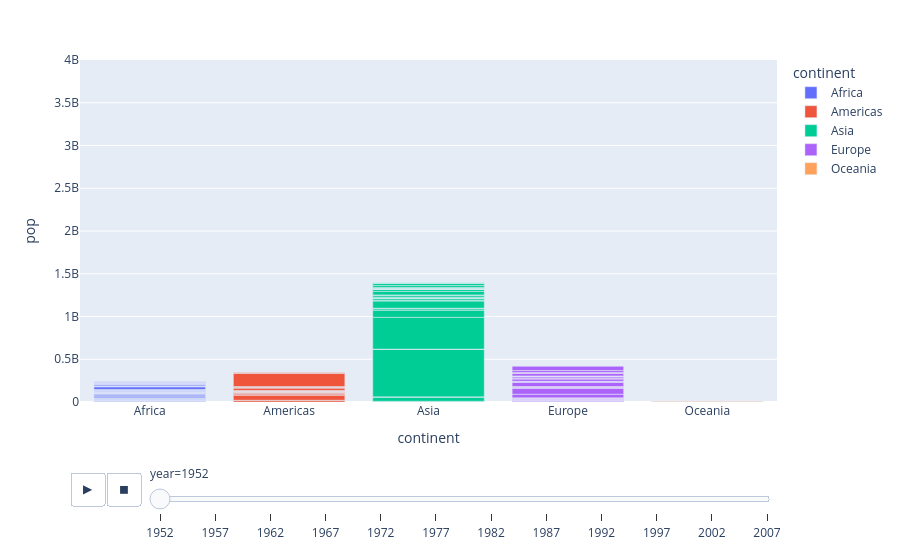

Here is the notebook cell this chart was saved with:
### Markdown cell above
### Animated bar chart

### Code cell
fig = px.bar(tidy_df, x='continent', y='pop',
             color='continent',
             hover_name='country',
             animation_frame='year',
             range_y=[0, 4_000_000_000])
fig.show()

### Figure 1 — Plotly figure (JSON) as saved in the notebook; plotly's stock layout.template omitted (floating-point values rounded to 4 significant figures)
{"data": [{"hovertemplate": "<b>%{hovertext}</b><br><br>continent=%{x}<br>year=1952<br>pop=%{y}<extra></extra>", "hovertext": ["Algeria", "Angola", "Benin", "Botswana", "Burkina Faso", "Burundi", "Cameroon", "Central African Republic", "Chad", "Comoros", "Congo Dem. Rep.", "Congo Rep.", "Cote d'Ivoire", "Djibouti", "Egypt", "Equatorial Guinea", "Eritrea", "Ethiopia", "Gabon", "Gambia", "Ghana", "Guinea", "Guinea-Bissau", "Kenya", "Lesotho", "Liberia", "Libya", "Madagascar", "Malawi", "Mali", "Mauritania", "Mauritius", "Morocco", "Mozambique", "Namibia", "Niger", "Nigeria", "Reunion", "Rwanda", "Sao Tome and Principe", "Senegal", "Sierra Leone", "Somalia", "South Africa", "Sudan", "Swaziland", "Tanzania", "Togo", "Tunisia", "Uganda", "Zambia", "Zimbabwe"], "legendgroup": "Africa", "marker": {"color": "#636efa", "pattern": {"shape": ""}}, "name": "Africa", "orientation": "v", "showlegend": true, "textposition": "auto", "type": "bar", "x": ["Africa", "Africa", "Africa", "Africa", "Africa", "Africa", "Africa", "Africa", "Africa", "Africa", "Africa", "Africa", "Africa", "Africa", "Africa", "Africa", "Africa", "Africa", "Africa", "Africa", "Africa", "Africa", "Africa", "Africa", "Africa", "Africa", "Africa", "Africa", "Africa", "Africa", "Africa", "Africa", "Africa", "Africa", "Africa", "Africa", "Africa", "Africa", "Africa", "Africa", "Africa", "Africa", "Africa", "Africa", "Africa", "Africa", "Africa", "Africa", "Africa", "Africa", "Africa", "Africa"], "xaxis": "x", "y": [9280000.0, 4232000.0, 1738000.0, 442300.0, 4470000.0, 2446000.0, 5009000.0, 1292000.0, 2682000.0, 153900.0, 14100000.0, 854900.0, 2977000.0, 63150.0, 22220000.0, 217000.0, 1439000.0, 20860000.0, 420700.0, 284300.0, 5581000.0, 2664000.0, 580700.0, 6464000.0, 748700.0, 863300.0, 1020000.0, 4763000.0, 2918000.0, 3838000.0, 1023000.0, 516600.0, 9939000.0, 6446000.0, 485800.0, 3379000.0, 33120000.0, 257700.0, 2535000.0, 60010.0, 2756000.0, 2143000.0, 2527000.0, 14260000.0, 8505000.0, 290200.0, 8323000.0, 1219000.0, 3648000.0, 5825000.0, 2672000.0, 3081000.0], "yaxis": "y"}, {"hovertemplate": "<b>%{hovertext}</b><br><br>continent=%{x}<br>year=1952<br>pop=%{y}<extra></extra>", "hovertext": ["Argentina", "Bolivia", "Brazil", "Canada", "Chile", "Colombia", "Costa Rica", "Cuba", "Dominican Republic", "Ecuador", "El Salvador", "Guatemala", "Haiti", "Honduras", "Jamaica", "Mexico", "Nicaragua", "Panama", "Paraguay", "Peru", "Puerto Rico", "Trinidad and Tobago", "United States", "Uruguay", "Venezuela"], "legendgroup": "Americas", "marker": {"color": "#EF553B", "pattern": {"shape": ""}}, "name": "Americas", "orientation": "v", "showlegend": true, "textposition": "auto", "type": "bar", "x": ["Americas", "Americas", "Americas", "Americas", "Americas", "Americas", "Americas", "Americas", "Americas", "Americas", "Americas", "Americas", "Americas", "Americas", "Americas", "Americas", "Americas", "Americas", "Americas", "Americas", "Americas", "Americas", "Americas", "Americas", "Americas"], "xaxis": "x", "y": [17880000.0, 2883000.0, 56600000.0, 14790000.0, 6378000.0, 12350000.0, 926300.0, 6008000.0, 2491000.0, 3549000.0, 2043000.0, 3146000.0, 3201000.0, 1517000.0, 1426000.0, 30140000.0, 1166000.0, 940100.0, 1556000.0, 8026000.0, 2227000.0, 662800.0, 157600000.0, 2253000.0, 5440000.0], "yaxis": "y"}, {"hovertemplate": "<b>%{hovertext}</b><br><br>continent=%{x}<br>year=1952<br>pop=%{y}<extra></extra>", "hovertext": ["Afghanistan", "Bahrain", "Bangladesh", "Cambodia", "China", "Hong Kong China", "India", "Indonesia", "Iran", "Iraq", "Israel", "Japan", "Jordan", "Korea Dem. Rep.", "Korea Rep.", "Kuwait", "Lebanon", "Malaysia", "Mongolia", "Myanmar", "Nepal", "Oman", "Pakistan", "Philippines", "Saudi Arabia", "Singapore", "Sri Lanka", "Syria", "Taiwan", "Thailand", "Vietnam", "West Bank and Gaza", "Yemen Rep."], "legendgroup": "Asia", "marker": {"color": "#00cc96", "pattern": {"shape": ""}}, "name": "Asia", "orientation": "v", "showlegend": true, "textposition": "auto", "type": "bar", "x": ["Asia", "Asia", "Asia", "Asia", "Asia", "Asia", "Asia", "Asia", "Asia", "Asia", "Asia", "Asia", "Asia", "Asia", "Asia", "Asia", "Asia", "Asia", "Asia", "Asia", "Asia", "Asia", "Asia", "Asia", "Asia", "Asia", "Asia", "Asia", "Asia", "Asia", "Asia", "Asia", "Asia"], "xaxis": "x", "y": [8425000.0, 120400.0, 46890000.0, 4694000.0, 556300000.0, 2126000.0, 372000000.0, 82050000.0, 17270000.0, 5442000.0, 1621000.0, 86460000.0, 607900.0, 8865000.0, 20950000.0, 160000.0, 1440000.0, 6748000.0, 800700.0, 20090000.0, 9183000.0, 507800.0, 41350000.0, 22440000.0, 4006000.0, 1127000.0, 7982000.0, 3662000.0, 8550000.0, 21290000.0, 26250000.0, 1031000.0, 4964000.0], "yaxis": "y"}, {"hovertemplate": "<b>%{hovertext}</b><br><br>continent=%{x}<br>year=1952<br>pop=%{y}<extra></extra>", "hovertext": ["Albania", "Austria", "Belgium", "Bosnia and Herzegovina", "Bulgaria", "Croatia", "Czech Republic", "Denmark", "Finland", "France", "Germany", "Greece", "Hungary", "Iceland", "Ireland", "Italy", "Montenegro", "Netherlands", "Norway", "Poland", "Portugal", "Romania", "Serbia", "Slovak Republic", "Slovenia", "Spain", "Sweden", "Switzerland", "Turkey", "United Kingdom"], "legendgroup": "Europe", "marker": {"color": "#ab63fa", "pattern": {"shape": ""}}, "name": "Europe", "orientation": "v", "showlegend": true, "textposition": "auto", "type": "bar", "x": ["Europe", "Europe", "Europe", "Europe", "Europe", "Europe", "Europe", "Europe", "Europe", "Europe", "Europe", "Europe", "Europe", "Europe", "Europe", "Europe", "Europe", "Europe", "Europe", "Europe", "Europe", "Europe", "Europe", "Europe", "Europe", "Europe", "Europe", "Europe", "Europe", "Europe"], "xaxis": "x", "y": [1283000.0, 6928000.0, 8730000.0, 2791000.0, 7275000.0, 3882000.0, 9125000.0, 4334000.0, 4090000.0, 42460000.0, 69150000.0, 7733000.0, 9504000.0, 148000.0, 2952000.0, 47670000.0, 413800.0, 10380000.0, 3328000.0, 25730000.0, 8526000.0, 16630000.0, 6860000.0, 3558000.0, 1490000.0, 28550000.0, 7125000.0, 4815000.0, 22240000.0, 50430000.0], "yaxis": "y"}, {"hovertemplate": "<b>%{hovertext}</b><br><br>continent=%{x}<br>year=1952<br>pop=%{y}<extra></extra>", "hovertext": ["Australia", "New Zealand"], "legendgroup": "Oceania", "marker": {"color": "#FFA15A", "pattern": {"shape": ""}}, "name": "Oceania", "orientation": "v", "showlegend": true, "textposition": "auto", "type": "bar", "x": ["Oceania", "Oceania"], "xaxis": "x", "y": [8691000.0, 1995000.0], "yaxis": "y"}], "layout": {"barmode": "relative", "legend": {"title": {"text": "continent"}, "tracegroupgap": 0}, "margin": {"t": 60}, "sliders": [{"active": 0, "currentvalue": {"prefix": "year="}, "len": 0.9, "pad": {"b": 10, "t": 60}, "steps": [{"args": [["1952"], {"frame": {"duration": 0, "redraw": true}, "fromcurrent": true, "mode": "immediate", "transition": {"duration": 0, "easing": "linear"}}], "label": "1952", "method": "animate"}, {"args": [["1957"], {"frame": {"duration": 0, "redraw": true}, "fromcurrent": true, "mode": "immediate", "transition": {"duration": 0, "easing": "linear"}}], "label": "1957", "method": "animate"}, {"args": [["1962"], {"frame": {"duration": 0, "redraw": true}, "fromcurrent": true, "mode": "immediate", "transition": {"duration": 0, "easing": "linear"}}], "label": "1962", "method": "animate"}, {"args": [["1967"], {"frame": {"duration": 0, "redraw": true}, "fromcurrent": true, "mode": "immediate", "transition": {"duration": 0, "easing": "linear"}}], "label": "1967", "method": "animate"}, {"args": [["1972"], {"frame": {"duration": 0, "redraw": true}, "fromcurrent": true, "mode": "immediate", "transition": {"duration": 0, "easing": "linear"}}], "label": "1972", "method": "animate"}, {"args": [["1977"], {"frame": {"duration": 0, "redraw": true}, "fromcurrent": true, "mode": "immediate", "transition": {"duration": 0, "easing": "linear"}}], "label": "1977", "method": "animate"}, {"args": [["1982"], {"frame": {"duration": 0, "redraw": true}, "fromcurrent": true, "mode": "immediate", "transition": {"duration": 0, "easing": "linear"}}], "label": "1982", "method": "animate"}, {"args": [["1987"], {"frame": {"duration": 0, "redraw": true}, "fromcurrent": true, "mode": "immediate", "transition": {"duration": 0, "easing": "linear"}}], "label": "1987", "method": "animate"}, {"args": [["1992"], {"frame": {"duration": 0, "redraw": true}, "fromcurrent": true, "mode": "immediate", "transition": {"duration": 0, "easing": "linear"}}], "label": "1992", "method": "animate"}, {"args": [["1997"], {"frame": {"duration": 0, "redraw": true}, "fromcurrent": true, "mode": "immediate", "transition": {"duration": 0, "easing": "linear"}}], "label": "1997", "method": "animate"}, {"args": [["2002"], {"frame": {"duration": 0, "redraw": true}, "fromcurrent": true, "mode": "immediate", "transition": {"duration": 0, "easing": "linear"}}], "label": "2002", "method": "animate"}, {"args": [["2007"], {"frame": {"duration": 0, "redraw": true}, "fromcurrent": true, "mode": "immediate", "transition": {"duration": 0, "easing": "linear"}}], "label": "2007", "method": "animate"}], "x": 0.1, "xanchor": "left", "y": 0, "yanchor": "top"}], "updatemenus": [{"buttons": [{"args": [null, {"frame": {"duration": 500, "redraw": true}, "fromcurrent": true, "mode": "immediate", "transition": {"duration": 500, "easing": "linear"}}], "label": "&#9654;", "method": "animate"}, {"args": [[null], {"frame": {"duration": 0, "redraw": true}, "fromcurrent": true, "mode": "immediate", "transition": {"duration": 0, "easing": "linear"}}], "label": "&#9724;", "method": "animate"}], "direction": "left", "pad": {"r": 10, "t": 70}, "showactive": false, "type": "buttons", "x": 0.1, "xanchor": "right", "y": 0, "yanchor": "top"}], "xaxis": {"anchor": "y", "categoryarray": ["Africa", "Americas", "Asia", "Europe", "Oceania"], "categoryorder": "array", "domain": [0, 1], "title": {"text": "continent"}}, "yaxis": {"anchor": "x", "domain": [0, 1], "range": [0, 4000000000], "title": {"text": "pop"}}}}
